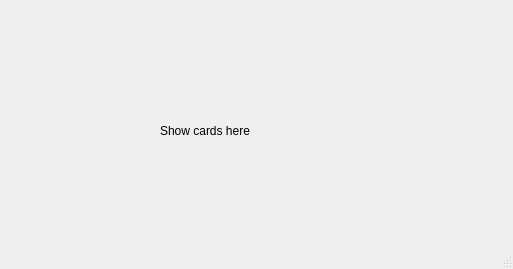
<?xml version="1.0" encoding="UTF-8"?>
<ui version="4.0">
 <class>MainWindow</class>
 <widget class="QMainWindow" name="MainWindow">
  <property name="geometry">
   <rect>
    <x>0</x>
    <y>0</y>
    <width>513</width>
    <height>269</height>
   </rect>
  </property>
  <property name="windowTitle">
   <string>MainWindow</string>
  </property>
  <widget class="QWidget" name="centralwidget">
   <widget class="QLabel" name="label">
    <property name="geometry">
     <rect>
      <x>160</x>
      <y>90</y>
      <width>231</width>
      <height>81</height>
     </rect>
    </property>
    <property name="text">
     <string>Show cards here</string>
    </property>
   </widget>
  </widget>
  <widget class="QMenuBar" name="menubar">
   <property name="geometry">
    <rect>
     <x>0</x>
     <y>0</y>
     <width>513</width>
     <height>21</height>
    </rect>
   </property>
  </widget>
  <widget class="QStatusBar" name="statusbar"/>
 </widget>
 <resources/>
 <connections/>
</ui>
